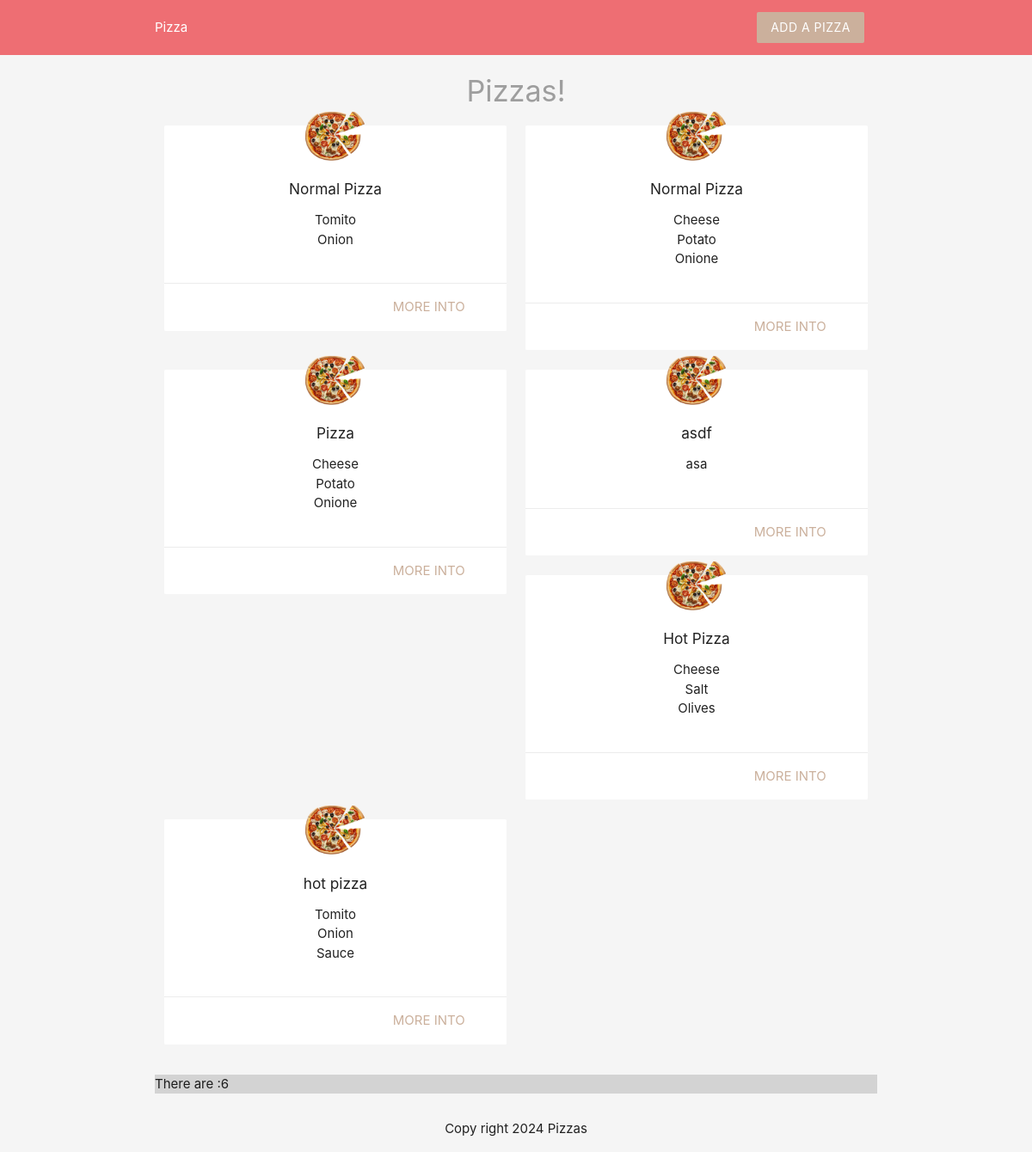
/orders.php, run on the app's committed database.
### tables this page shows
CREATE TABLE `PizzaInfo` (
  `id` int(11) NOT NULL,
  `title` varchar(50) NOT NULL,
  `ingredients` varchar(100) NOT NULL,
  `email` varchar(100) NOT NULL,
  `created_at` timestamp NOT NULL DEFAULT current_timestamp()
);

### orders.php (the view, shortened to what this page needs)
<?php include 'templates/header.php'; ?>
<?php include 'config/dbConnection.php';?>
<?php
$sql = 'SELECT title, ingredients, id FROM PizzaInfo ORDER BY created_at ';
$result = mysqli_query($conn, $sql);
$pizzas = mysqli_fetch_all($result, MYSQLI_ASSOC);
?>
<h4 class="center grey-text">Pizzas!</h4>
<div class="container">
    <div class="row">
        <?php
            foreach($pizzas as $pizza): ?>
        <div class="col s6 md3">
            <div class="card z-depth-0">
                <div class="card-content center">
                    <img src="img/pizza.jpg" class="pizza">
                    <h6><?php echo htmlspecialchars($pizza['title']);?></h6>
                    <ul>
                        <?php foreach(explode(',',$pizza['ingredients']) as $ing):?>
                        <li><?php echo htmlspecialchars($ing) ?>
                            <li>
                                <?php endforeach; ?>
                        </ul>
                    </div>
                    <div class="card-action right-align">
                        <a class="brand-text" href="details.php?id=<?php echo $pizza['id']?>">more into</a>
                    </div>
                </div>
            </div>
            <?php endforeach;?>
        </div>
        <?php if(count($pizzas)>0){?>
        <p style="background-color:lightgray;">There are :<?php echo count($pizzas); ?></p>
    <?php }else{?>
        <p style="background-color:lightgray;">No Pizzz</p>
        <?php }?>
    </div>
    <?php include 'templates/footer.php'; ?>

### templates/header.php (shortened to what this page needs)
<head>
 <link rel="stylesheet" href="https://cdnjs.cloudflare.com/ajax/libs/materialize/1.0.0/css/materialize.min.css">
</head>
<body class="grey lighten-4">
    <nav class="wite z-depth-0">
        <div class="container">
        <a href="orders.php" cass="brand-logo brand-text">Pizza </a>
        <ul id="nav-mobile" class="right hide-on-small-and-down">
         <li><a href="addOrder.php" class="btn brand z-depth-0">Add a Pizza</a></li>
</ul>
    </div>
</nav>

### templates/footer.php
<footer class="section">
    <div class="center gray-text">
        Copy right 2024 Pizzas</div>
</footer>
</body>
</html>

### templates/header.php (style rules this page uses)
.brand { background: #cbb09c !important; }
.brand-text { color:#cbb09c !important; }
.pizza { width:100px; margin:-40px auto 13px; display":block; position: relative; top: -30px;; }

### data on the page
pizzainfo: title "Normal Pizza", ingredients "Tomito", ingredients "Onion"
pizzainfo: title "Normal Pizza", ingredients "Cheese", ingredients "Potato", ingredients "Onione"
pizzainfo: title "Pizza", ingredients "Cheese", ingredients "Potato", ingredients "Onione"
pizzainfo: title "asdf", ingredients "asa"
pizzainfo: title "Hot Pizza", ingredients "Cheese", ingredients "Salt", ingredients "Olives"
pizzainfo: title "hot pizza", ingredients "Tomito", ingredients "Onion", ingredients "Sauce"

### other printed values
count($pizzas) "6"
